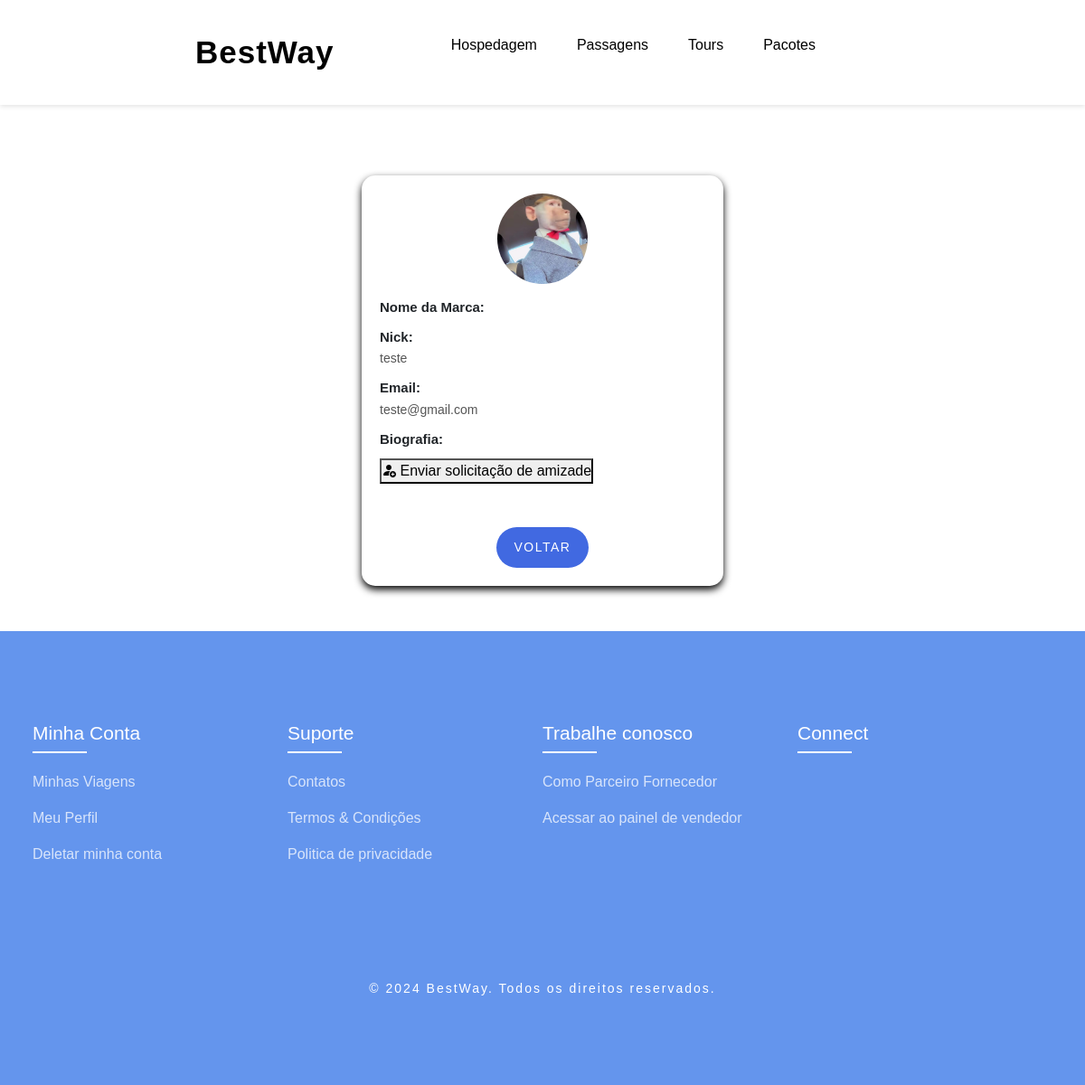
The app's page /public/perfil_vendedor.php?user_id=8 (signed in) with its own data.
### tables this page shows
CREATE TABLE `t_user` (
  `id` int(11) NOT NULL,
  `nick` varchar(20) NOT NULL,
  `nome` varchar(100) NOT NULL,
  `email` varchar(50) NOT NULL,
  `nome_marca` varchar(150) NOT NULL DEFAULT '',
  `biografia` text DEFAULT NULL,
  `data_nasc` varchar(10) DEFAULT NULL,
  `pass` varchar(255) NOT NULL,
  `foto` varchar(50) DEFAULT NULL,
  `tipo_user` int(11) NOT NULL DEFAULT 0,
  `notificacoes_ofertas` tinyint(1) NOT NULL DEFAULT 1
);

### public/perfil_vendedor.php (the view, shortened to what this page needs)
<?php
include_once "../config/liga_bd.php";
if (isset($_GET['user_id'])) {
    $user_id = (int)$_GET['user_id'];
    $sql = "SELECT * FROM t_user WHERE id = ?";
    $stmt = $ligacao->prepare($sql);
    $stmt->bind_param("i", $user_id);
    $stmt->execute();
    $resultado = $stmt->get_result();
    if ($linha = $resultado->fetch_assoc()) {
    } else {
        $linha = null;
    }
} else {
    $linha = null;
}
?>
<!DOCTYPE html>
<html lang="pt">
<head>
    <link rel="stylesheet" href="../assets/css/style.css">
    <link rel="stylesheet" href="../assets/css/styleperfil.css">
    <link href="https://cdn.jsdelivr.net/npm/bootstrap-icons/font/bootstrap-icons.css" rel="stylesheet">
    <link href="https://cdn.jsdelivr.net/npm/bootstrap@4.5.0/dist/css/bootstrap.min.css" rel="stylesheet">
    <link rel="stylesheet" href="../assets/css/style.css">
    <link rel="stylesheet" href="../assets/css/styleperfil.css">
    <link href="https://cdn.jsdelivr.net/npm/bootstrap-icons/font/bootstrap-icons.css" rel="stylesheet">
    <link href="https://cdn.jsdelivr.net/npm/bootstrap@4.5.0/dist/css/bootstrap.min.css" rel="stylesheet">
</head>
<body>
    <header>
        <a href="../index.html" style="font-size: 35px; font-weight: 600; letter-spacing: 1px; color: black;">BestWay</a>
        <ul class="navbar">
            <li><a href="<?= BASE_URL ?>public/hotels/hotels.php">Hospedagem</a></li>
            <li><a href="#package">Passagens</a></li>
            <li><a href="<?= BASE_URL ?>public/tours/tours.php">Tours</a></li>
            <li><a href="#contact">Pacotes</a></li>
            <li><a href="<?= BASE_URL ?>public/carrinho/carrinho.php"><i class='bx bx-cart'></i></a></li>
        </ul>
    </header>
    <br><br><br><br><br><br>
    <div class="vendedor-info">
        <?php if ($linha): ?>
            <img src="<?php echo $linha['foto'] ? '../assets/images/pics/' . htmlspecialchars($linha['foto']) : 'https://bootdey.com/img/Content/avatar/avatar1.png'; ?>" alt="Foto do Vendedor">
            <div class="info-container">
                <div class="info-row">
                    <span class="label">Nome da Marca:</span>
                </div>
                <div class="info-row">
                    <span class="label">Nick:</span>
                    <span class="value"><?php echo htmlspecialchars($linha['nick']); ?></span>
                </div>
                <div class="info-row">
                    <span class="label">Email:</span>
                    <span class="value"><?php echo htmlspecialchars($linha['email']); ?></span>
                </div>
                <div class="info-row">
                    <span class="label">Biografia:</span>
                </div>
                        <form method="POST">
            <button type="submit" name="enviar_solicitacao">
                <i class="bi bi-person-fill-add"></i> Enviar solicitação de amizade
            </button>
        </form>
            </div>
        <?php else: ?>
            <p>Vendedor não encontrado ou não é um vendedor.</p>
        <?php endif; ?>
        <br><br>
        <a href="reservas.php" class="btn btn-primary">Voltar</a>
    </div>
     <section id="contact">
        <div class="footer">
            <div class="main">
                <div class="list">
                    <h4> Minha Conta</h4>
                    <ul>
                        <li><a href="#">Minhas Viagens</a></li>
                        <li><a href="public/perfil.php">Meu Perfil</a></li>
                        <li><a href="#">Deletar minha conta</a></li>
                    </ul>
                </div>
                <div class="list">
                    <h4>Suporte</h4>
                    <ul>
                        <li><a href="#">Contatos</a></li>
                        <li><a href="#">Termos & Condições</a></li>
                        <li><a href="#">Politica de privacidade</a></li>
                    </ul>
                </div>
                <div class="list">
                    <h4>Trabalhe conosco</h4>
                    <ul>
                        <li><a href="public/vendedor/registro_vendedor.php">Como Parceiro Fornecedor</a></li>
                        <li><a href="public/vendedor/admin.php">Acessar ao painel de vendedor</a></li>
                    </ul>
                </div>
                <div class="list">
                    <h4>Connect</h4>
                </div>
            </div>
        </div>
        <div class="end-text">
            <p>© 2024 BestWay. Todos os direitos reservados.</p>
        </div>
    </section>
</body>
</html>

### assets/css/style.css (style rules this page uses)
* { padding: 0; margin: 0; box-sizing: border-box; font-family: "Poppins", sans-serif; text-decoration: none; list-style: none; scroll-behavior: smooth; }
:root { --bg-color: #fff; --text-color: #221314; --second-color: #4169e1; --main-color: #6495ed; --big-font: 6rem; --h2-font: 3rem; --p-font: 1.1rem; }
body { background: var(--bg-color); color: var(--text-color); }
header { position: fixed; top: 0; right: 0; width: 100%; z-index: 100; display: flex; align-items: center; justify-content: space-between; background: transparent; padding: 30px 18%; transition: ease 0.4s; }
.btn { background: var(--main-color); color: white; padding: 12px 20px; border-radius: 5px; cursor: pointer; }
.navbar { display: flex; }
.navbar a { color: var(--bg-color); font-size: var(--p-font); font-weight: 500; padding: 10px 22px; border-radius: 4px; transition: ease 0.4s; }
section { padding: 80px 18%; }
body { font-family: Arial, sans-serif; margin: 0; padding: 0; background-color: #f4f4f4; }
#contact { background: var(--main-color); }
.main { display: flex; flex-wrap: wrap; }
.footer { padding: 20px 0; }
.list { width: 25%; }
.list h4 { font-size: 21px; color: var(--bg-color); margin-bottom: 30px; position: relative; }
.list h4::before { content: ""; position: absolute; height: 2px; width: 60px; left: 0; bottom: -10px; background: var(--bg-color); }
.list ul li:not(:last-child) { margin-bottom: 16px; }
.list ul li a { color: #ffffffbf; font-size: var(--p-font); display: block; transition: 0.3s; }
.end-text { text-align: center; padding-top: 90px; }
.end-text p { color: var(--bg-color); font-size: 14px; letter-spacing: 2px; }
@media (max-width: 1400px) { header { padding: 17px 3%; transition: 0.2s; } }
@media (max-width: 1400px) { section { padding: 80px 3%; transition: 0.2s; } }
@media (max-width: 1400px) { :root { --big-font: 4.5rem; --h2-font: 2.3rem; --p-font: 1rem; transition: 0.2s; } }

### assets/css/styleperfil.css (style rules this page uses)
body { background-image: url('images/fundo.png'); background-size: cover; background-position: center; font-family: 'San Francisco', 'Helvetica Neue', Arial, sans-serif; margin-top: 30px; color: #333; }
h4 { color: #333; font-weight: 600; }
.btn { background: #007aff; color: #ffffff; padding: 10px 20px; border-radius: 50px; font-size: 14px; transition: background-color 0.3s ease, transform 0.3s ease; }
.card, .btn { border-radius: 12px; }

### public/perfil_vendedor.php (style rules this page uses)
header { position: fixed; top: 0; right: 0; width: 100%; z-index: 100; display: flex; align-items: center; justify-content: space-between; padding: 30px 18%; background-color: white; box-shadow: 0 2px 5px rgba(0, 0, 0, 0.1); }
.navbar { display: flex; }
.navbar a { color: black; padding: 10px 22px; }
.vendedor-info { max-width: 400px; margin: 50px auto; background-color: white; padding: 20px; border-radius: 15px; box-shadow: 0 4px 8px rgba(1, 1, 1, 1); text-align: center; }
.vendedor-info img { width: 100px; height: 100px; border-radius: 50%; object-fit: cover; margin-bottom: 15px; }
.info-container { text-align: left; }
.info-row { margin-bottom: 10px; }
.label { font-weight: 600; font-weight: bold; display: block; font-size: 15px; }
.value { font-size: 14px; color: #555; }
.btn-primary { background-color: #4169e1; border: none; padding: 12px 20px; color: white; text-transform: uppercase; letter-spacing: 1.5px; cursor: pointer; border-radius: 25px; font-size: 14px; transition: background-color 0.3s, transform 0.2s; }

### records on screen
t_user: foto (picture), nick "teste", email "teste@gmail.com"
